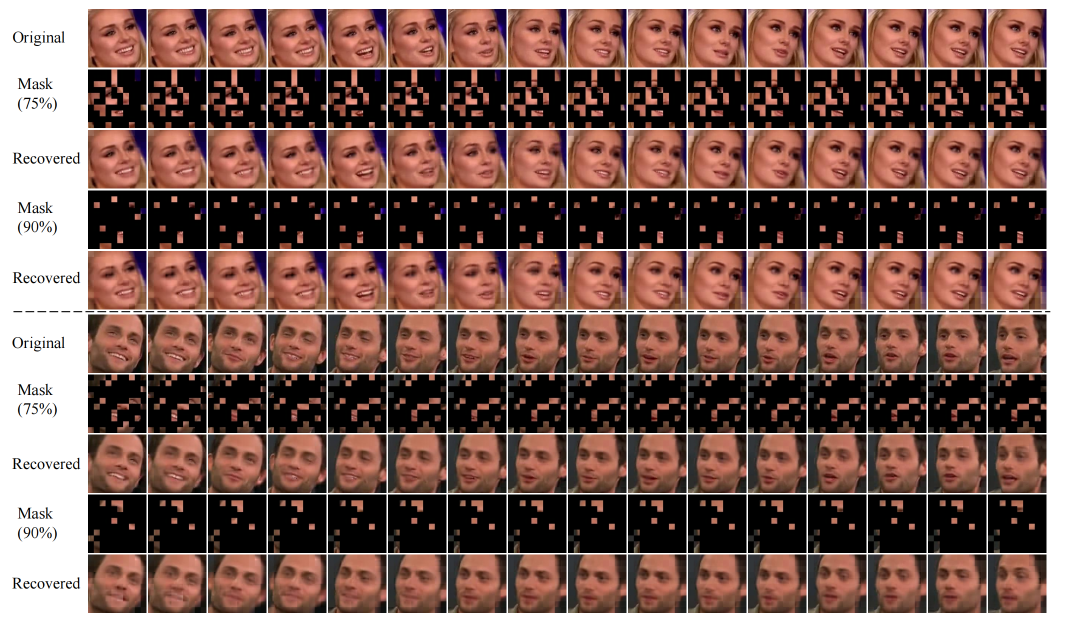
#> input picture MAE_DFER/figs/More_samples_without_showing_frame_difference.png, 2129 x 1253 px (shown at 1/2 size)
$ python -i key_frame_selector.py   (imports and definitions only)
#> lines starting #> are read from the running program, lines starting #| are printed output that depends on the picture
"""
Key Frame Selector for BioVid Pain Prediction Pipeline
=======================================================
Adapted from Hossain & Muhammad (2019) "Emotion recognition using deep learning
approach from audio-visual emotional big data", Information Fusion 49, 69-78.

Changes vs. original paper:
- No Viola-Jones face detection (BioVid videos are already face-cropped)
- No video segmentation (whole video is processed at once)
- Three selection modes: MIN_INSTABILITY, MAX_INSTABILITY, HYBRID
- Selected key frames are forced to be a multiple of 16
- No frame can be selected more than once
- If the video is too short, all available frames are used
- Output is a new MP4 video composed of the selected key frames (RGB)

Selection modes
---------------
MIN_INSTABILITY  (original paper logic)
    Picks the most stable frame in each window — the one whose histogram
    changes least relative to its neighbours.  Good for capturing the
    settled apex of a clearly-held expression.  May miss brief, transient
    pain activations.

MAX_INSTABILITY
    Picks the most unstable frame in each window — the one with the highest
    chi-square distance from its neighbours.  Targets sudden facial changes
    (AU onsets/offsets) that are characteristic of spontaneous pain.

HYBRID
    Runs both passes independently on the full video and merges the results,
    allocating half the target count to MIN and half to MAX.  Gives the
    downstream model both a baseline resting-face context and the dynamic
    pain-relevant activations.  Recommended default for BioVid.

Usage
-----
  # Single video
  python3 key_frame_selector.py single \\
    --video_path data/sample.mp4 --output_path out/sample.mp4 --mode hybrid

  # Batch (whole dataset)
  python3 key_frame_selector.py batch \\
    --input_dir data/biovid/ --output_dir data/keyframes/ --mode max
"""

from __future__ import annotations

import argparse
import math
import cv2
import numpy as np
from enum import Enum
from pathlib import Path
import matplotlib
# [1 line not run here, left out]
import matplotlib.pyplot as plt
import matplotlib.patches as patches
import json
import os
from concurrent.futures import ProcessPoolExecutor, as_completed
from tqdm import tqdm

# ---------------------------------------------------------------------------
# Selection mode
# ---------------------------------------------------------------------------

class SelectionMode(str, Enum):
  """
  Strategy used to pick key frames from each sliding window.

  Attributes
  ----------
  MIN_INSTABILITY:
      Classic paper approach.  Selects the frame that changes the least
      within a window (lowest chi-square instability score).  Safe choice
      for posed, prolonged expressions.

  MAX_INSTABILITY:
      Pain-oriented approach.  Selects the frame that changes the most
      within a window (highest chi-square instability score).  Targets
      brief AU activations typical of spontaneous pain responses.

  HYBRID:
      Runs MIN and MAX passes independently, then merges them.  Half the
      final frames come from the MIN pool (baseline context) and half from
      the MAX pool (pain-relevant dynamics).  Recommended for BioVid.
  """
  MIN_INSTABILITY = "min"
  MAX_INSTABILITY = "max"
  HYBRID          = "hybrid"


# ---------------------------------------------------------------------------
# Core helpers
# ---------------------------------------------------------------------------

# [10 lines left out: function _chi_square_distance, not called in this run]


def _frame_histogram(frame: np.ndarray, bins: int = 256) -> np.ndarray:
  """
  Compute a normalised grayscale histogram for a single BGR frame.
  Histograms are used only for comparing frames; the frames themselves
  are kept as RGB for the final output.
  """
  gray = cv2.cvtColor(frame, cv2.COLOR_BGR2GRAY)
  hist = cv2.calcHist([gray], [0], None, [bins], [0, 256])
  return cv2.normalize(hist, hist).flatten()


# [537 lines left out: functions _global_instability_scores, _windowed_pass, _fill_to_target, _trim_to_target, _enforce_multiple_of_16, _hybrid_pass and 3 more, not called in this run]


# ---------------------------------------------------------------------------
# Diagnostic plot helpers
# ---------------------------------------------------------------------------

_LOG_DPI = 100
_COLOR_MIN_SELECTED = "#E53935"
_COLOR_MAX_SELECTED = "#1E88E5"
_COLOR_UNSELECTED   = "#D0D0D0"
_TITLE_H_IN         = 0.6
_LABEL_H_IN         = 0.35
_TEXT_H_IN          = 0.30
_WINDOW_GAP_IN      = 0.25
_BORDER_WIDTH_PT    = 3.0


# [608 lines left out: functions _build_plot_windows, _render_window_plot, _estimate_window_height, _generate_log_plots, process_video, _process_one_video and 3 more, not called in this run]


# ---------------------------------------------------------------------------
# Main
# ---------------------------------------------------------------------------

# [49 lines not run here, left out]


>>> import cv2
>>> picture = cv2.imread('MAE_DFER/figs/More_samples_without_showing_frame_difference.png')
#> picture is the input picture: shape (1253, 2129, 3); mean B, G, R 84.5, 91.9, 122.1
>>> result = _frame_histogram(picture)
#> in _frame_histogram, `gray = cv2.cvtColor(frame, cv2.COLOR_BGR2GRAY)`:
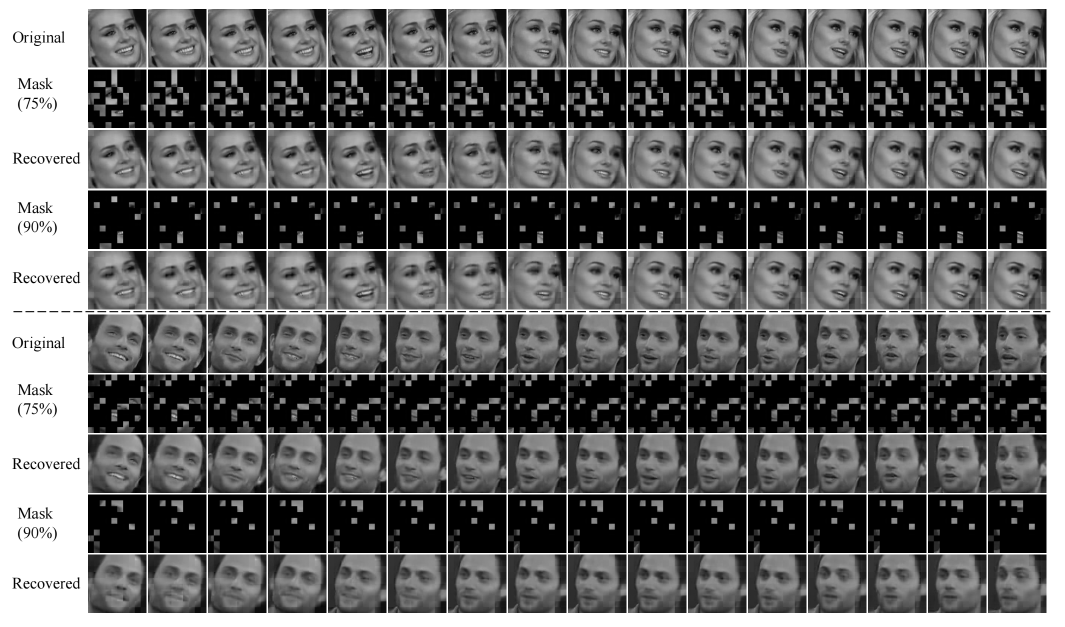
#> gray: shape (1253, 2129) (shown at 1/2 size); min 0, max 255, mean 100.1
#> in _frame_histogram, `hist = cv2.calcHist([gray], [0], None, [bins], [0, 256])`: hist = 256 values, max 630913 at index 0, min 25 at index 233, mean 10420.5
#> result = 256 values, max 0.797 at index 0, min 3.16e-05 at index 233, mean 0.0132
